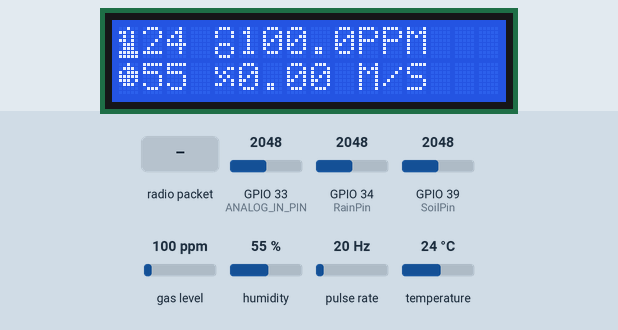
A sketch run on a simulated ESP32. Shown: 16×2 character LCD. Wiring (inferred from the names in the program): pulse sensor: data GPIO 26. Inputs (shaded band) come from the test bench; at power-on: GPIO 33 (ANALOG_IN_PIN) = 2048, gas level 100 ppm, GPIO 34 (RainPin) = 2048, GPIO 39 (SoilPin) = 2048, humidity 55 %, pulse rate 20 Hz, temperature 24 °C. No radio packets arrive unless stated; what the sketch prints to the serial monitor is not drawn.

Above: at 4.3 s.
4.4 s: radio packet "LoraAzrnConfirmUwU" arrives
At 5.4 s:
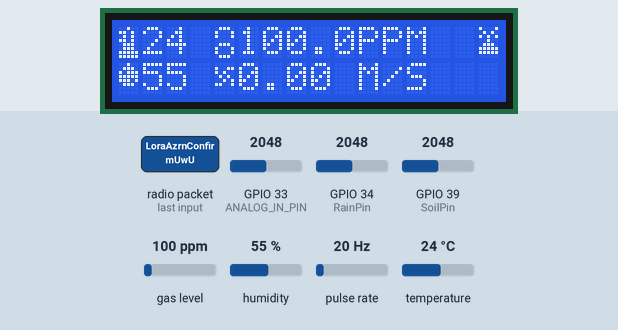
7.5 s: radio packet "LoraAzrnConfirmUwU" arrives
At 8.1 s:
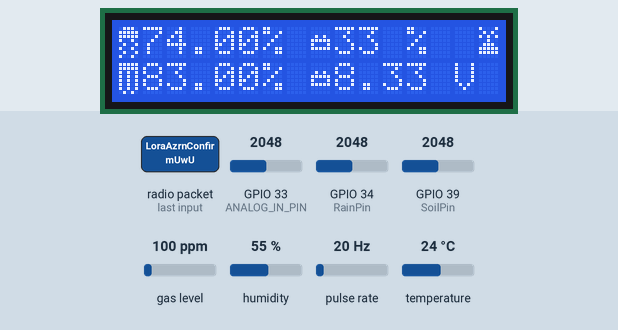
10.6 s: GPIO 33 (ANALOG_IN_PIN) set to 2866
At 13.6 s:
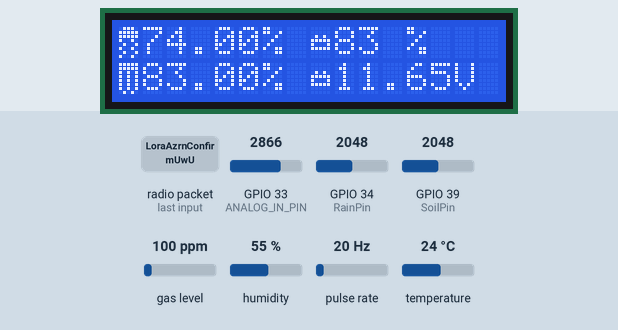
13.7 s: gas level set to 20 ppm
At 16.7 s:
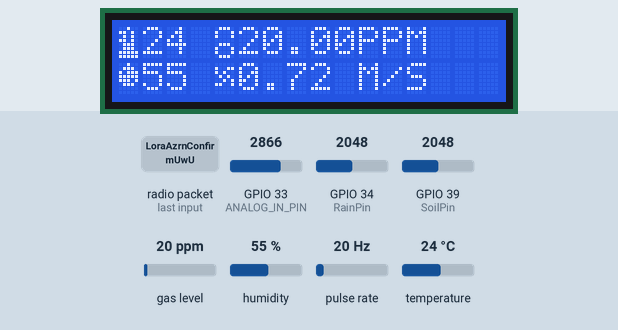
16.8 s: GPIO 34 (RainPin) set to 2866
At 20.3 s:
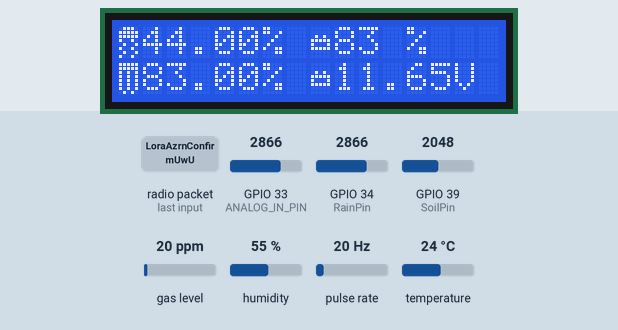
Timing chart, 0 to 20.9 s (numbered marks = the images above; inputs shaded):
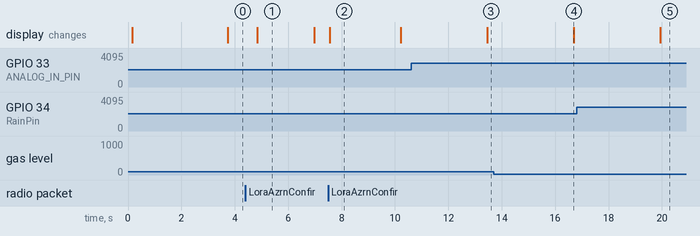

The sketch:

MonitoringAgricultureSenderV2.ino
```cpp
#include <LoRa.h>
#include <DHT11.h>
#include <MQUnifiedsensor.h>
#include <LiquidCrystal_I2C.h>

byte HumidityIcon[] = {
  0x04,
  0x0E,
  0x17,
  0x1F,
  0x1D,
  0x0E,
  0x00,
  0x00
};

byte WindIcon[] = {
  0x00,
  0x13,
  0x14,
  0x0A,
  0x05,
  0x19,
  0x00,
  0x00
};

byte CoIcon[] = {
  0x0E,
  0x11,
  0x11,
  0x00,
  0x0E,
  0x11,
  0x11,
  0x0E
};

byte ThermorstatIcon[] = {
  B00100,
  B11010,
  B01010,
  B11010,
  B01110,
  B01110,
  B11111,
  B11111
};

byte TowerIcon[] = {
  B10001,
  B01010,
  B10101,
  B00100,
  B01110,
  B11111,
  B11111,
  B00000
};

byte RainIcon[] = {
  B01110,
  B11111,
  B11111,
  B10010,
  B01001,
  B10010,
  B01001,
  B10010
};

byte SoilIcon[] = {
  B11111,
  B11111,
  B10101,
  B10101,
  B10101,
  B10101,
  B10101,
  B01010
};

byte BattIcon[] = {
  B00000,
  B00000,
  B01010,
  B11111,
  B10001,
  B11111,
  B00000,
  B00000
};

// Inisialisasi Lora & AesLib
#define SS_PIN 5
#define RST_PIN 0
#define DI0_PIN 2
#define BAND 915E6
unsigned long delayLora = 0;
const long intLora = 3000;

// Setup MQ-2
#define Board ("ESP-32")
#define Pin (36)
#define Type ("MQ-2")
#define Voltage_Resolution (3.3)
#define ADC_Bit_Resolution (12)
#define RatioMQ2CleanAir (9.83)

// Setup Battery Sensor
const int ANALOG_IN_PIN = 33;
const float Vmax = 12.0;
const float Vmin = 6.5;
float adc_voltage = 0.0;
float in_voltage = 0.0;
float R1 = 30000.0;
float R2 = 7500.0;
float ref_voltage = 5.0;
int adc_value = 0;

// Setup Soil Sensor
#define SoilPin 39

// Setup Rain Sensor
#define RainPin 34

// inisialisasi DHT11
DHT11 dht11(15);

// inisialisasi LCD
LiquidCrystal_I2C lcd(0x27, 16, 2);
unsigned long previousMillis = 0;
const long interval = 3000;
int currentLayer = 2;


// inisialisasi MQ-2 Sensor
MQUnifiedsensor MQ2(Board, Voltage_Resolution, ADC_Bit_Resolution, Pin, Type);

// inisialisasi WindSpeed
const int sensorPin = 26;
volatile unsigned long jumlahPutaran = 0;
unsigned long waktuMulai;
const float KONSTANTA = 18.00; //Jumlah Rotor 18


// Global String
int humidity = 0;
int temperature = 0;
int batteryPercentage;
float gasCo;
float BattVolt;
float windSpeed = 0.00;
float rainDrop;
float kelembabanTanah;

void setup() {
  Serial.begin(9600);
  // LCD Setup
  lcd.begin();
  lcd.createChar(0, ThermorstatIcon);
  lcd.createChar(1, HumidityIcon);
  lcd.createChar(2, WindIcon);
  lcd.createChar(3, CoIcon);
  lcd.createChar(4, TowerIcon);
  lcd.createChar(5, RainIcon);
  lcd.createChar(6, SoilIcon);
  lcd.createChar(7, BattIcon);
  displayLayer1();
  delay(interval);

  // Mq2
  setupMq2();

  // WindSpeed
  attachInterrupt(digitalPinToInterrupt(sensorPin), hitungPutaran, RISING);
  waktuMulai = millis();

  // Lora
  LoRa.setPins(SS_PIN, RST_PIN, DI0_PIN);
  if (!LoRa.begin(BAND)) {
    Serial.println("Starting LoRa failed!");
    while (1);
  }
  Serial.println("LoRa Initializing OK!");
}

void loop() {
  // Battery Sensor
  adc_value = analogRead(ANALOG_IN_PIN) / 6;
  adc_voltage  = (adc_value * ref_voltage) / 1024.0;
  in_voltage = adc_voltage / (R2/(R1+R2));
  batteryPercentage = map(in_voltage, Vmin, Vmax, 0, 100);
  BattVolt = in_voltage;

  anemometer();
  // dht11
  int result = dht11.readTemperatureHumidity(temperature, humidity);

  // MQ2
  MQ2.update();
  gasCo = MQ2.readSensor();

  // Soil Mosture
  int hasilPembacaanSoil = analogRead(SoilPin);
  kelembabanTanah = map(hasilPembacaanSoil, 1600, 4095, 100, 0);

  // RainDrop
  int hasilPembacaanRain = analogRead(RainPin);
  rainDrop = map(hasilPembacaanRain, 1300, 4095, 100, 0);


  // Lcd
  unsigned long currentMillis = millis();

  // Cek apakah sudah waktunya untuk beralih ke layer berikutnya
  if (currentMillis - previousMillis >= interval) {
    previousMillis = currentMillis;

    // Toggle antara layer 1 dan 2
    if (currentLayer == 1) {
      displayLayer2();
      currentLayer = 2;
    } else {
      displayLayer1();
      currentLayer = 1;
    }
  }

  LoraSender();

  if (LoRa.parsePacket()) {
      // Membaca pesan konfirmasi
      String confirmationMessage = "";
      while (LoRa.available()) {
        confirmationMessage += (char)LoRa.read();
      }

      // Cek apakah pesan konfirmasi sesuai
      if (confirmationMessage == "LoraAzrnConfirmUwU") {
        lcd.setCursor(15, 0);
        lcd.write(4);
      }
    }


}

// Void Inisialisasi Setup
void setupMq2(){
  MQ2.setRegressionMethod(1); //_PPM =  a*ratio^b
  MQ2.setA(36974); MQ2.setB(-3.109);
  MQ2.init();
  float calcR0 = 0;
  for(int i = 1; i<=10; i ++)
  {
    MQ2.update(); // Update data, the arduino will read the voltage from the analog pin
    calcR0 += MQ2.calibrate(RatioMQ2CleanAir);
    Serial.print(".");
  }
  MQ2.setR0(calcR0/10);
}


// Void Inisialisasi WindSpeed
void anemometer(){
  unsigned long waktuSekarang = millis();
  unsigned long waktuDelta = waktuSekarang - waktuMulai;
  if (waktuDelta >= 10000) {
    // Hitung kecepatan angin dalam satuan yang diinginkan (misalnya, meter per detik)
    float kecepatanAngin = 2 * (float)jumlahPutaran * KONSTANTA / waktuDelta;
    windSpeed = kecepatanAngin;

    // Reset jumlah putaran dan waktu
    jumlahPutaran = 0;
    waktuMulai = waktuSekarang;
  }
}

// Fungsi untuk menghitung putaran
void hitungPutaran() {
  jumlahPutaran++;
}


void displayLayer1() {
  // Temp
  lcd.clear();
  lcd.setCursor(0, 0);
  lcd.write(0);
  lcd.setCursor(1, 0);
  lcd.print(temperature);

  // Humd
  lcd.setCursor(0, 1);
  lcd.write(1);
  lcd.setCursor(1, 1);
  lcd.print(humidity);

  // WindSpeed
  lcd.setCursor(4, 1);
  lcd.write(2);
  lcd.setCursor(5, 1);
  lcd.print(windSpeed);
  lcd.setCursor(10, 1);
  lcd.print("M/S");

  // COSensor
  lcd.setCursor(4, 0);
  lcd.write(3);
  lcd.setCursor(5, 0);
  lcd.print(gasCo);
  lcd.setCursor(10, 0);
  lcd.print("PPM");
}

void displayLayer2() {
  // Raindrop Sensor
  lcd.clear();
  lcd.setCursor(0, 0);
  lcd.write(5);
  lcd.setCursor(1, 0);
  lcd.print(rainDrop);
  lcd.setCursor(6, 0);
  lcd.print("%");

  // Soil Mosture
  lcd.setCursor(0, 1);
  lcd.write(6);
  lcd.setCursor(1, 1);
  lcd.print(kelembabanTanah);
  lcd.setCursor(6, 1);
  lcd.print("%");

  // Batt%
  lcd.setCursor(8, 0);
  lcd.write(7);
  lcd.setCursor(9, 0);
  lcd.print(batteryPercentage);
  lcd.setCursor(12, 0);
  lcd.print("%");

  // BattVolt
  lcd.setCursor(8, 1);
  lcd.write(7);
  lcd.setCursor(9, 1);
  lcd.print(BattVolt);
  lcd.setCursor(14, 1);
  lcd.print("V");
}


void LoraSender(){
  unsigned long currentLoraDelay = millis();

  if (currentLoraDelay - delayLora >= intLora){
    String data = String(humidity) + "," + String(temperature) + "," + String(batteryPercentage) + "," +
                  String(gasCo, 2) + "," + String(BattVolt, 2) + "," +
                  String(windSpeed, 2) + "," + String(rainDrop, 2) + "," +
                  String(kelembabanTanah, 2);
    Serial.println(data);

    LoRa.beginPacket();
    LoRa.print(data);
    LoRa.endPacket();

    delayLora = currentLoraDelay;
  }
}
```

Measured:
- after the input at 4.4 s, the display: changes after 0.44 s (image 1)
- after the input at 7.5 s, the display: changes after 0.06 s (image 2)
- after the input at 10.6 s, the display: changes after 2.9 s (image 3)
- after the input at 13.7 s, the display: changes after 3.0 s (image 4)
- after the input at 16.8 s, the display: changes after 3.1 s (image 5)
- what the display in image 1 shows lasts 2.2 s, from 4.8 s to 7.0 s
- what the display in image 2 shows lasts 2.6 s, from 7.6 s to 10.2 s
